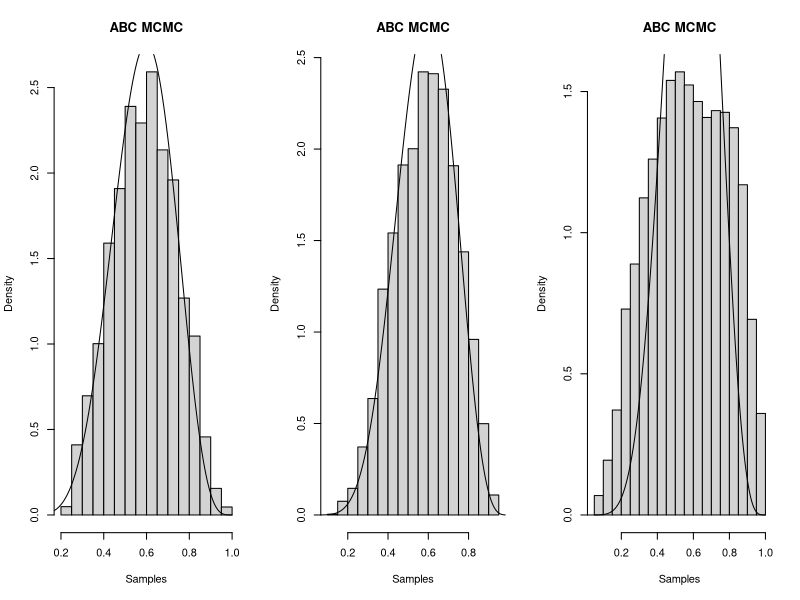

Generate this figure with R:
rm(list = ls()) # cleans environment 

p = 0.5
n = 10
prior_alpha = 1
prior_beta = 1

set.seed(2)
cointosses = rbinom(n, 1, p)
yobs = sum(cointosses == 1) # number of successes = 5 currently

posterior_alpha = prior_alpha + yobs # 6 
posterior_beta = prior_beta + n - yobs # 6 

posterior_mean = posterior_alpha / (posterior_alpha + posterior_beta) # 0.5
denominator_intermediate_step = (posterior_alpha + posterior_beta)^2 * (posterior_alpha + posterior_beta + 1)
posterior_std = sqrt((posterior_alpha * posterior_beta) / denominator_intermediate_step) # 0.139

library(truncnorm)

abc_mcmc = function(h, yobs, n) {
  
  proposal_density = function(x, mean, std) { # gets values from the proposal density 
  return (dtruncnorm(x, a =0, b=1, mean=mean, sd=std))
}

  proposal_density_sampling = function(mean, std) { # gets random samples from the proposal density 
    return (rtruncnorm(1, a =0, b=1, mean=mean, sd=std))
  }
  
  N = 10000 # number of iterations 
  var_chosen = 0.01 # some value for variance chosen
  abc_mcmc_samples = list() # samples accepted 
  
  uniform_kernel = function(h, y, yobs) {
    if (abs(y-yobs) <= h) {return (1)}
    else {return (0)}
  }
  
  initial_p = runif(1, 0, 1) # initial p
  
  initial_y = sum(rbinom(n, 1, initial_p) == 1) # number of successes from initial p
  
  while (uniform_kernel(h, initial_y, yobs) == 0) { # if initial y not within bandwidth of h , then re-sample a new p and a new y
    initial_p = runif(1, 0, 1)
    
    initial_y = sum(rbinom(n, 1, initial_p) == 1)
  } # continue doing this until get an initial p and initial y which is within bandwidth h
  
  current_p = initial_p # once out of while loop, set the initial values to be the current ones
  
  current_y = initial_y 
  
  for (i in 1:N) {
    
    proposed_p = proposal_density_sampling(current_p, sqrt(var_chosen)) # gets a proposed p from a truncated normal mean = current p, var = 0.01
    
    proposed_y = sum(rbinom(n, 1, proposed_p) == 1) # gets a proposed y from the proposed p
    
    old_given_new = proposal_density(current_p, proposed_p, sqrt(var_chosen))
    
    new_given_old = proposal_density(proposed_p, current_p, sqrt(var_chosen))
    
    acceptanceprob = (1/(2*h) *uniform_kernel(h, proposed_y, yobs) * dunif(proposed_p, 0, 1) * old_given_new) / 
      (1/(2*h) * uniform_kernel(h, current_y, yobs) * dunif(current_p, 0, 1) * new_given_old)
    
    acceptanceprob = min(1, acceptanceprob)
    
    if ((acceptanceprob >= runif(1,0,1)) && (i <= 100)) {
      current_p = proposed_p # the proposed values becomes the current values 
      current_y = proposed_y
    }
    
    else if (acceptanceprob >= runif(1,0,1)) {
      abc_mcmc_samples = c(abc_mcmc_samples, list(proposed_p))
      current_p = proposed_p # the proposed values becomes the current values 
      current_y = proposed_y
    }
    
    else if (i > 100) {abc_mcmc_samples = c(abc_mcmc_samples, list(current_p))}
    
    # else {abc_mcmc_samples = c(abc_mcmc_samples, list(current_p))} # add the current sample to the list of chosen samples 
    
  }
  
  return (abc_mcmc_samples)
  
}

abc_mcmc_h_1 = abc_mcmc(1, yobs, n)

abc_mcmc_h_2 = abc_mcmc(1, yobs, n)

abc_mcmc_h_3 = abc_mcmc(3, yobs, n)

abc_mcmc_h_1_summary = list(mean=mean(unlist(abc_mcmc_h_1)), std = sqrt(var(unlist(abc_mcmc_h_1))))

abc_mcmc_h_2_summary = list(mean=mean(unlist(abc_mcmc_h_2)), std = sqrt(var(unlist(abc_mcmc_h_2))))

abc_mcmc_h_3_summary = list(mean=mean(unlist(abc_mcmc_h_3)), std = sqrt(var(unlist(abc_mcmc_h_3))))

par(mfrow=c(1,3))

sequence_samples = seq(0, 1, length=1000)

hist(unlist(abc_mcmc_h_1), freq=FALSE, xlab="Samples", main="ABC MCMC")
lines(sequence_samples, dbeta(sequence_samples, posterior_alpha, posterior_beta), type ='l')

hist(unlist(abc_mcmc_h_2), freq=FALSE, xlab="Samples", main="ABC MCMC")
lines(sequence_samples, dbeta(sequence_samples, posterior_alpha, posterior_beta), type ='l')

hist(unlist(abc_mcmc_h_3), freq=FALSE, xlab="Samples", main="ABC MCMC")
lines(sequence_samples, dbeta(sequence_samples, posterior_alpha, posterior_beta), type ='l')
